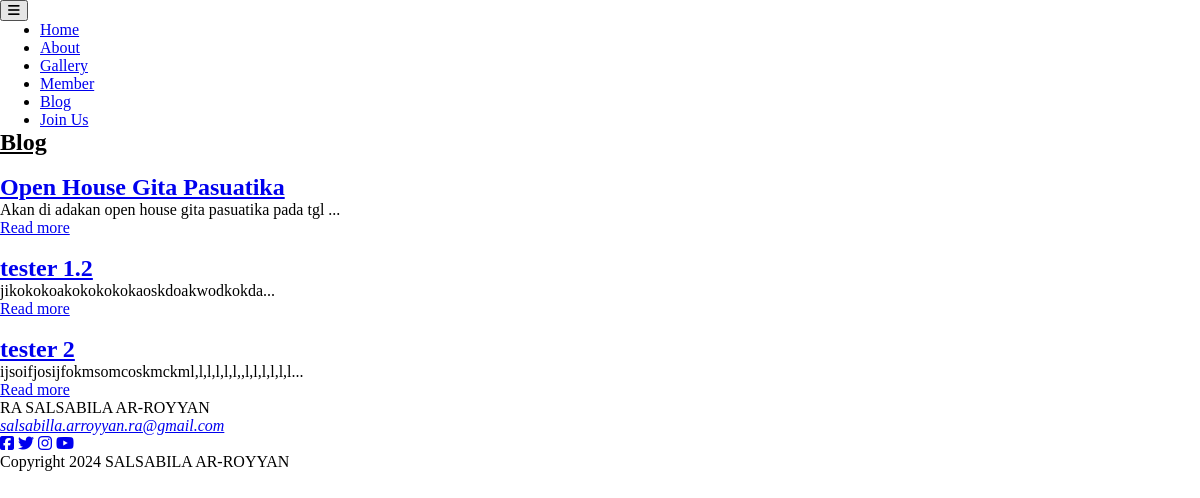
Screenshot of /blog.php with the database file from the repository.
### tables this page shows
CREATE TABLE `berita` (
  `id_ber` int(11) NOT NULL,
  `judul` varchar(50) NOT NULL,
  `foto` varchar(100) DEFAULT NULL,
  `isi` text NOT NULL,
  `tgl` date DEFAULT NULL
);

### blog.php (the view, shortened to what this page needs)
<?php
$koneksi = new mysqli("localhost","root","","gp");
?>
<!DOCTYPE html>
<html lang="en">
	<head>
		<link href="fonts/font-awesome.min.css" rel="stylesheet" type="text/css">
		<link rel="stylesheet" href="style.css">
	</head>
	<body>
		<div id="site-content">
			<?php include 'header.php'; ?>
			<main class="main-content">
				<div class="fullwidth-block inner-content">
					<div class="container">
						<div class="row">
							<div class="col-md-11">
								<div class="content">
									<h2 class="entry-title"><u>Blog</u></h2>
									<?php
									$ambil = $koneksi->query("SELECT * FROM berita");
									while($berita = $ambil->fetch_assoc()){
									?>
									<div class="post">
										<div class="featured-image">
										</div>
										<h2 class="entry-title"><a href="detail-berita.php?id=<?php echo $berita['id_ber'];?>"><?php echo $berita['judul']; ?></a></h2>
										<p><?php echo substr($berita['isi'], 0,50)?>...</p>
										<a href="detail-berita.php?id=<?php echo $berita['id_ber'];?>">Read more</a>
									</div>
									<?php }?>
								</div>
							</div>
						</div>
					</div>
				</div>
			</main>
			<?php include 'footer.php'; ?>
		</div>
	</body>
</html>

### style.css (style rules this page uses)
* { padding:0px auto; margin:0px auto; }
body { background-color: #fff; background-attachment:fixed; font-family: verdana; }

### rows the page displays
berita: judul "Open House Gita Pasuatika", isi "Akan di adakan open house gita pasuatika pada tgl"
berita: judul "tester 1.2", isi "jikokokoakokokokokaoskdoakwodkokda"
berita: judul "tester 2", isi "ijsoifjosijfokmsomcoskmckml,l,l,l,l,l,,l,l,l,l,l,l"
